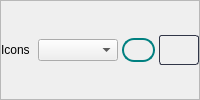
             <widget class="QFrame" name="icons_2">
              <property name="maximumSize">
               <size>
                <width>16777215</width>
                <height>16777215</height>
               </size>
              </property>
              <property name="frameShape">
               <enum>QFrame::StyledPanel</enum>
              </property>
              <property name="frameShadow">
               <enum>QFrame::Raised</enum>
              </property>
              <layout class="QHBoxLayout" name="horizontalLayout_14">
               <property name="spacing">
                <number>4</number>
               </property>
               <property name="leftMargin">
                <number>0</number>
               </property>
               <property name="topMargin">
                <number>0</number>
               </property>
               <property name="rightMargin">
                <number>0</number>
               </property>
               <property name="bottomMargin">
                <number>0</number>
               </property>
               <item>
                <widget class="QLabel" name="icons_1">
                 <property name="minimumSize">
                  <size>
                   <width>0</width>
                   <height>0</height>
                  </size>
                 </property>
                 <property name="maximumSize">
                  <size>
                   <width>70</width>
                   <height>16777215</height>
                  </size>
                 </property>
                 <property name="text">
                  <string>Icons</string>
                 </property>
                </widget>
               </item>
               <item>
                <widget class="QComboBox" name="changeSelectedColor_9">
                 <property name="minimumSize">
                  <size>
                   <width>80</width>
                   <height>0</height>
                  </size>
                 </property>
                 <property name="maximumSize">
                  <size>
                   <width>80</width>
                   <height>16777215</height>
                  </size>
                 </property>
                </widget>
               </item>
               <item>
                <widget class="QLabel" name="selectedColor_9">
                 <property name="minimumSize">
                  <size>
                   <width>0</width>
                   <height>24</height>
                  </size>
                 </property>
                 <property name="maximumSize">
                  <size>
                   <width>50</width>
                   <height>24</height>
                  </size>
                 </property>
                 <property name="styleSheet">
                  <string notr="true">QLabel{
	border: 2px solid teal;
	border-radius: 12px;
}</string>
                 </property>
                 <property name="text">
                  <string/>
                 </property>
                </widget>
               </item>
               <item>
                <widget class="QPushButton" name="colorPicker_9">
                 <property name="minimumSize">
                  <size>
                   <width>40</width>
                   <height>30</height>
                  </size>
                 </property>
                 <property name="maximumSize">
                  <size>
                   <width>40</width>
                   <height>30</height>
                  </size>
                 </property>
                 <property name="cursor">
                  <cursorShape>PointingHandCursor</cursorShape>
                 </property>
                 <property name="styleSheet">
                  <string notr="true">QPushButton { 
	   border: 1px  solid  rgb(49, 54, 72);
	border-radius: 3px;
 background: qlineargradient(x1: 0, y1: 0, x2: 0, y2: 1,
                                stop: 0 #13161f, stop: 0.4 #161924,
                                stop: 0.5 #171c26, stop: 1.0 #1b202c);
}

QPushButton:hover{
	background:rgb(62, 62, 62);
	border-radius: 3px;
}</string>
                 </property>
                 <property name="text">
                  <string/>
                 </property>
                
                </widget>
               </item>
              </layout>
             </widget>
